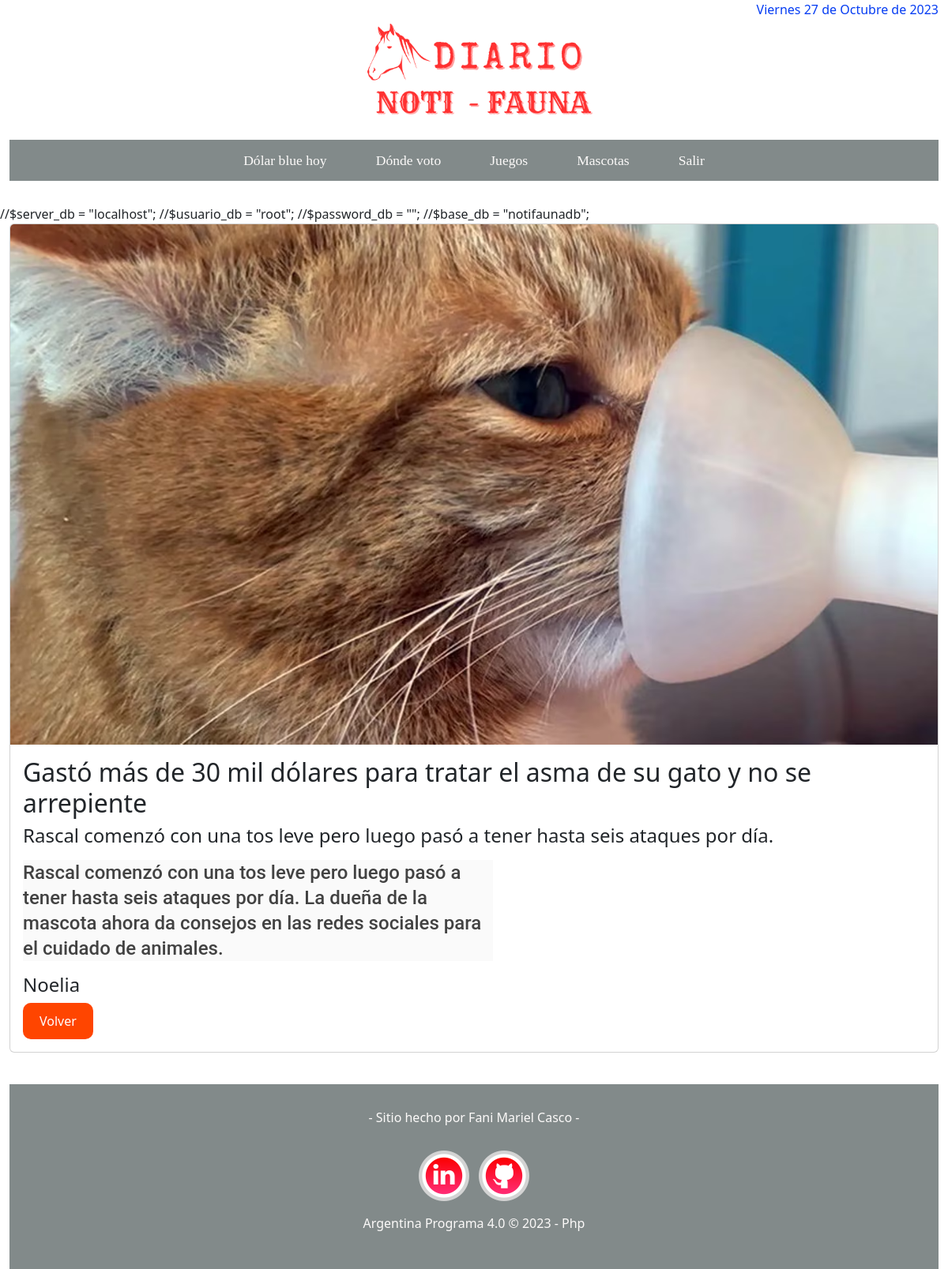
/ver_noticia.php?id_noticia=14, run on the app's committed database.
### tables this page shows
CREATE TABLE `noticias` (
  `id_noticia` int(11) NOT NULL,
  `id_usuario` int(11) NOT NULL,
  `titulo` text NOT NULL,
  `copete` text NOT NULL,
  `cuerpo` text NOT NULL,
  `imagen` varchar(255) NOT NULL,
  `fecha` date NOT NULL,
  `categoria` varchar(30) NOT NULL,
  `autor` varchar(30) NOT NULL
);

### ver_noticia.php (the view, shortened to what this page needs)
<!DOCTYPE html>
<html lang="es">
<head>
    <link href="lib/bootstrap-5.3.2/css/bootstrap.min.css" rel="stylesheet">
    <link rel="stylesheet" href="./admin/CSS/styles.css">
</head>
<body>
    <div class="container-fluid">
        <div id="fecha">
            <?php
            $dias_semana = [
                'Domingo',
                'Lunes',
                'Martes',
                'Miércoles',
                'Jueves',
                'Viernes',
                'Sábado'
            ];
            $meses = [
                'Enero',
                'Febrero',
                'Marzo',
                'Abril',
                'Mayo',
                'Junio',
                'Julio',
                'Agosto',
                'Septiembre',
                'Octubre',
                'Noviembre',
                'Diciembre'
            ];
            $nombre_dia = $dias_semana[date("w")];
            $dia_mes = date("j");
            $nombre_mes = $meses[date("n") - 1];
            $año = date("Y");
            echo "$nombre_dia $dia_mes de $nombre_mes de $año";
            ?>
        </div>
        <img class="logo" src="./images/logo.png" alt="logo de diario">
        <nav class="nav">
            <li class="nav-item">
                <a class="nav-link active" aria-current="page" href="https://www.clarin.com/economia/dolar-hoy-dolar-blue-hoy-vivo-cotiza-precio-5-octubre-minuto-minuto_0_qTeOKjHs4x.html">Dólar blue hoy</a>
            </li>
            <li class="nav-item">
                <a class="nav-link" href="https://www.clarin.com/politica/voto-elecciones-2023-consulta-padron-electoral_0_RwE4OhewbK.html">Dónde voto</a>
            </li>
            <li class="nav-item">
                <a class="nav-link" href="https://www.clarin.com/juegos">Juegos</a>
            </li>
            <li>
                <a class="nav-link" href="https://el-periodico.com.ar/mascotas_c60cfb9c615f9b452215df1ed">Mascotas</a>
            </li>
            <li class="nav-item">
                <a class="nav-link" href="./login.php">Salir</a>
            </li>
        </nav>
        <div class="row">
            <?php
            extract($_REQUEST);
            require("admin/conexion.php");
            $conexion = mysqli_connect($server_db, $usuario_db, $password_db)
                or die("No se puede conectar con el servidor");
            mysqli_select_db($conexion, $base_db)
                or die("No se puede seleccionar la base de datos");
            $instruccion = "select * from noticias  where id_noticia=" . $id_noticia;
            $consulta = mysqli_query($conexion, $instruccion) or die("no puedo consultar");
            $nfilas = mysqli_num_rows($consulta);
            for ($i = 0; $i < $nfilas; $i++) {
                $resultado = mysqli_fetch_array($consulta);
                print('
            <div class="col-12">
                <div class="card">
                <img src="imagenes_subidas/' . $resultado['imagen'] . '" class="card-img-top img-noticia" alt="' . $resultado['titulo'] . '">
                    <div class="card-body">
                            <h2 class="card-title">' . $resultado['titulo'] . '</h2>
                        <h4 class="card-text">' . substr($resultado['copete'], 0, 200) . '</h4>
                        <p class="card-text">' . substr($resultado['cuerpo'], 0, 1000) . '</p>
                        <h4 class="card-text">' . $resultado['autor'] . '</h4>
                        <a href="javascript:history.back()" class="btn btn-volver">Volver</a>
                    </div>
                 </div>
            </div>
            ');
            }
            ?>
        </div>
        <footer>
            <p> - Sitio hecho por Fani Mariel Casco - <br>
                <a href="https://www.linkedin.com/in/fani-casco/"><img src="./images/linkedin.png" alt="icono de linkedin"></a>&nbsp;&nbsp;
                <a href="https://github.com/FaniCasco"><img src="./images/github.png" alt="icono de github"></a><br>
            <p>Argentina Programa 4.0 © 2023 - Php </p>
        </footer>
</body>
</html>

### admin/CSS/styles.css (style rules this page uses)
body { margin: 0; padding: 0; }
.nav { padding: 5px 5px; max-width: 1000vw; background-color: rgb(130, 138, 138); gap: 30px; margin-bottom: 30px; display: flex; justify-content: center; }
.nav li a { color: #fcfaf9; font-size: 1.1em; font-family: 'Lucida Sans', 'Lucida Sans Regular', 'Lucida Grande', 'Lucida Sans'; }
.card { margin-bottom: 20px; }
.logo { margin-left: 38%; padding-top: 30px; width: 25%; }
.btn-volver { background-color: orangered; color: white; font-size: 1em; border-radius: 10px; padding: 10px 20px; }
#fecha { float: right; color: #063df3; margin-bottom: 20px; }
footer { background-color: rgb(130, 138, 138); color: #fcfaf9; padding: 30px 30px; margin-top: 20px; text-align: center; }
footer img { margin-top: 30px; }

### data on the page
noticias: imagen (picture), titulo "Gastó más de 30 mil dólares para tratar el asma de su gato y no se arrepiente", copete "Rascal comenzó con una tos leve pero luego pasó a tener hasta seis ataques por día.", cuerpo "Rascal comenzó con una tos leve pero luego pasó a tener hasta seis ataques por día. La dueña de la mascota ahora da consejos en las redes sociales para el cuidado de animales.", autor "Noelia"
